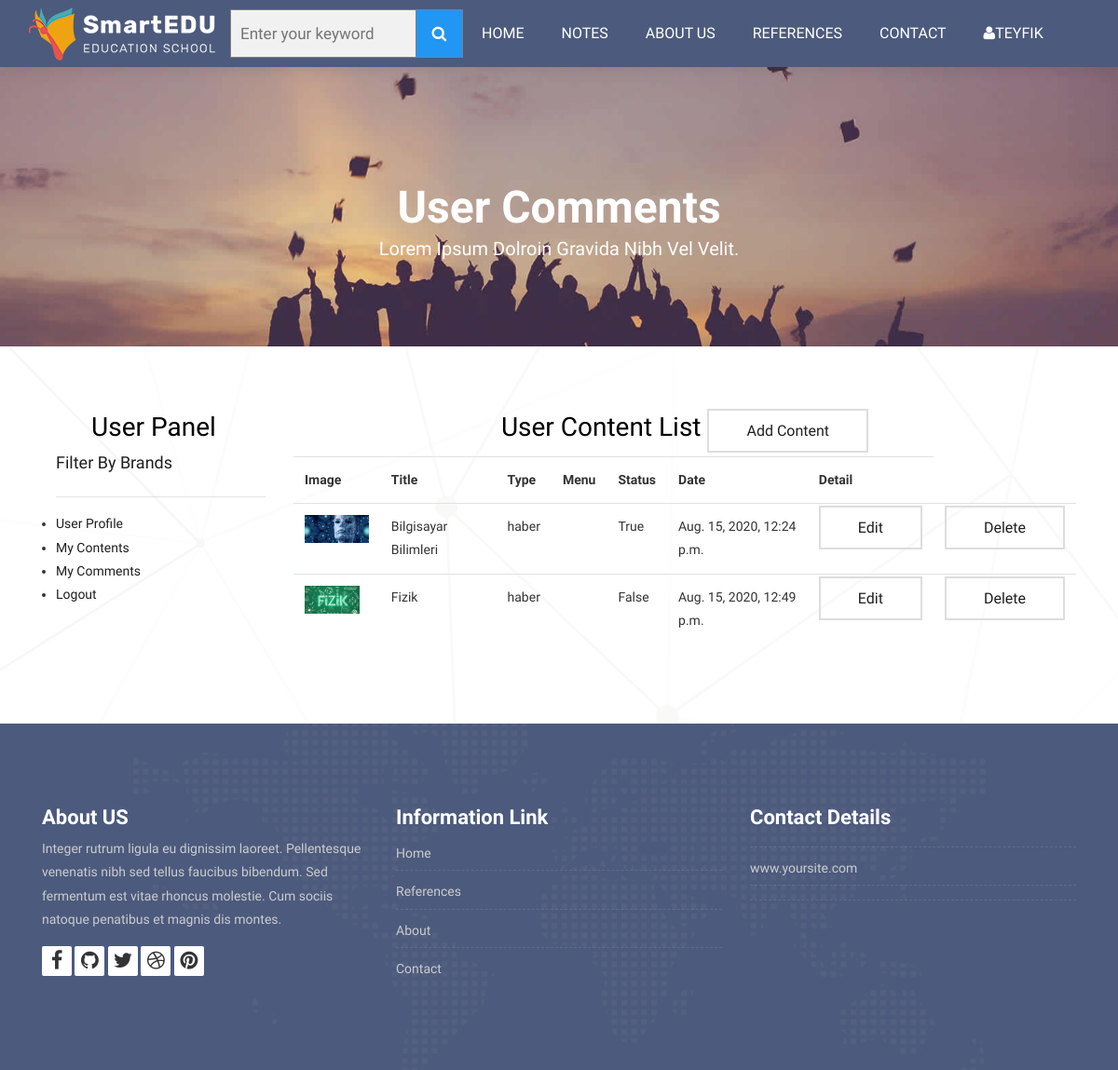
The app's page /user/contents/ (signed in), older data.
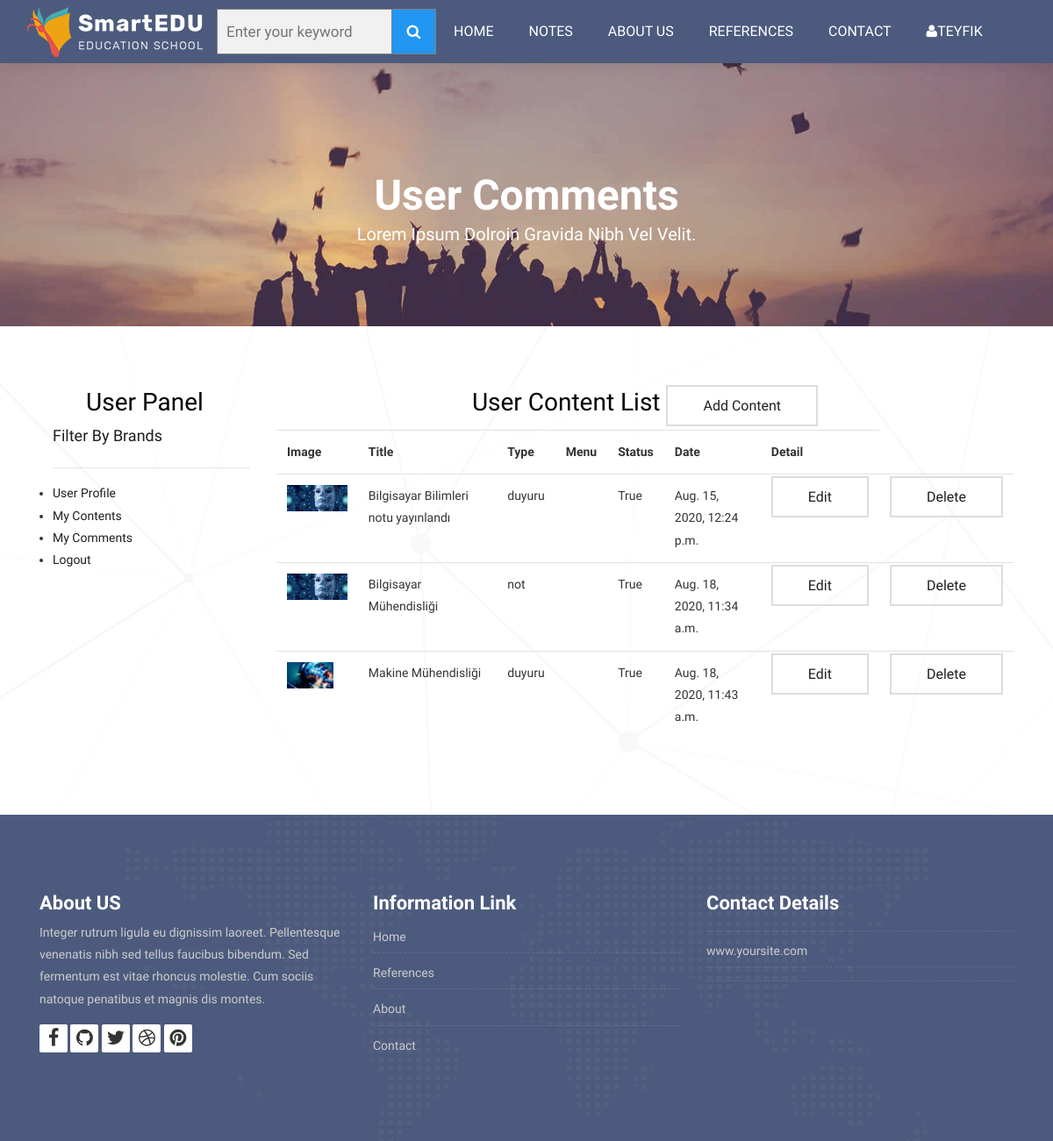
The same page, newer data.
### content/models.py (models this page shows, shortened)
class Content(models.Model):
    STATUS = (
        ('True', 'Evet'),
        ('False', 'Hayır'),
    )
    user=models.ForeignKey(User,on_delete=models.SET_NULL,null=True)
    type=models.CharField(max_length=10,choices=TYPE)
    title=models.CharField(max_length=150)
    keywords=models.CharField(blank=True,max_length=255)
    description=models.CharField(blank=True,max_length=255)
    image=models.ImageField(upload_to='images/')
    detail=RichTextUploadingField()
    slug=models.SlugField(null=False,unique=True)
    status=models.CharField(max_length=10,choices=STATUS)
    create_at=models.DateTimeField(auto_now_add=True)
    update_at=models.DateTimeField(auto_now=True)
    def image_tag(self):
        return mark_safe('<img src="{}" height="50"/>'.format(self.image.url))
    image_tag.short_description='Image'

### user/views.py (the view)
# urls.py: path('contents/',views.contents,name='contents'),
@login_required(login_url='/login')
def contents(request):
    category=Category.objects.all()
    menu=Menu.objects.all()
    current_user=request.user
    contents=Content.objects.filter(user_id=current_user.id)
    context={
        'category':category,
        'menu':menu,
        'contents':contents,
    }
    return render(request,'user_contents.html',context)

### user/templates/user_contents.html (shortened to what this page needs)
{% extends "homebase.html" %}
{% block content %}
<div class="all-title-box">
		<div class="container text-center">
			<h1>User Comments<span class="m_1">Lorem Ipsum dolroin gravida nibh vel velit.</span></h1>
		</div>
	</div>
<div id="contact" class="section wb">
        <div class="container">
            <div class="row">
                <div class="col-md-3">
                    <div class="container">
                        <div class="map-box">
                            <h2 class="title">User Panel</h2>
                        </div>
                        {% include "user_panel.html" %}
                    </div>
                </div>
				<div class="col-md-9">
					<div class="map-box">
                        <h2 class="title">User Content List <a class="btn-custom" href="/user/addcontent">Add Content</a> </h2>
<table class="table">
    <tr>
        <th class="text-left">Image</th>
        <th class="text-left">Title</th>
        <th class="text-left">Type</th>
        <th class="text-left">Menu</th>
        <th class="text-left">Status</th>
        <th class="text-left">Date</th>
        <th class="text-left">Detail</th>
    </tr>
    {% for rs in contents %}
    <tr>
        <td class="text-left">
            <a href="/content/{{ rs.id }}/slug">
            <img src="{{ rs.image.url }}" style="height: 30px" alt="">
            </a>
        </td>
        <td class="text-left">{{ rs.title }}</td>
        <td class="text-left">{{ rs.type }}</td>
        <td class="text-left">{{ rs.menu.title }}</td>
        <td class="text-left">{{ rs.status }}</td>
        <td class="text-left">{{ rs.create_at }}</td>
        <td class="text-left"><a class="btn-custom" href="/user/contentedit/{{ rs.id }}" >Edit</a></td>
        <td class="text-left"><a onclick="return confirm('Delete! Are you sure?')" class="btn-custom" href="/user/contentdelete/{{ rs.id }}">Delete</a></td>
    </tr>
{% endfor %}
</table>
					</div>
				</div>
            </div>
        </div>
    </div>
{% endblock %}

### home/templates/homebase.html (shortened to what this page needs)
<!DOCTYPE html>
<html lang="en">
<head>
    {% load static %}
    <link rel="stylesheet" href="{% static 'css/bootstrap.min.css'%}">
    <link rel="stylesheet" href="{% static 'style.css'%}">
    <link rel="stylesheet" href="{% static 'css/versions.css'%}">
    <link rel="stylesheet" href="{% static 'css/responsive.css'%}">
    <link rel="stylesheet" href="{% static 'css/slider.css'%}">
    <link rel="stylesheet" href="{% static 'css/tabs.css'%}">
   <link rel="stylesheet" href="{% static 'css/forms.css'%}">
    <link rel="stylesheet" href="{% static 'css/search.css'%}">
    <link rel="stylesheet" href="{% static 'css/custom.css'%}">
<link rel="stylesheet" href="https://ajax.googleapis.com/ajax/libs/jqueryui/1.11.4/themes/smoothness/jquery-ui.css">
</head>
<body>
{% include 'header.html' %}
{% block content %}{% endblock %}
{% include 'footer.html' %}
</body>
</html>

### home/templates/header.html (shortened to what this page needs)
{% load static %}
<div>
    <header class="top-navbar">
        <nav class="navbar navbar-expand-lg navbar-light bg-light">
            <div class="container-fluid">
                <a class="navbar-brand" aria-expanded="true" href="/">
                    <img src="{% static 'images/logo.png'%}" alt="" />
                </a>
                <div>
                    <form class="example" action="/search/" method="post" style="margin: auto;max-width:250px">
                        <input id="query" name="query" class="input search" type="text" placeholder="Enter your keyword">
                        <button type="submit"><i class="fa fa-search"></i></button>
                    </form>
                </div>
                <div class="collapse navbar-collapse" id="navbars-host">
                    <ul class="navbar-nav ml-auto">
                        <li class="nav-item"><a class="nav-link" href="/home">Home</a></li>
                        <li class="nav-item dropdown">
                            <a class="nav-link dropdown-toggle" href="#">Notes </a>
                                {% load mptt_tags %}
                        </li >
                        <li class="nav-item"><a class="nav-link" href="/about">About Us</a></li>
                        <li class="nav-item"><a class="nav-link" href="/references">References</a></li>
                        <li class="nav-item"><a class="nav-link" href="/contact">Contact</a></li>
                    </ul>
                    <ul class="nav navbar-nav navbar-collapse">
                        {% if user.id is not None %}
                            <li class="nav-item dropdown">
                               <a class="nav-link dropdown-toggle"> <i class="fa fa-user"></i>{{ user.first_name }} </a>
                            </li>
                        {% else %}
                            <li class="nav-item"> <a class="nav-link" href="/login/">Login </a></li>
                            <li class="nav-item"> <a class="nav-link" href="/signup/">Sign up</a></li>
                        {% endif %}
                    </ul>
                </div>
            </div>
        </nav>
    </header>
</div>

### user/templates/user_panel.html
<div class="table">
    <h3 class="title">Filter By Brands</h3>
    <hr>
    <ul class="list-group">
        <li><a href="/user">User Profile</a></li>
        <li><a href="/user/contents">My Contents</a></li>
        <li><a href="/user/comments">My Comments</a></li>
        <li><a href="/logout">Logout</a></li>
    </ul>
</div>

### home/templates/footer.html (shortened to what this page needs)
{% load static %}
<footer class="footer">
        <div class="container">
            <div class="row">
                <div class="col-lg-4 col-md-4 col-xs-12">
                    <div class="widget clearfix">
                        <div class="widget-title">
                            <h3>About US</h3>
                        </div>
                        <p> Integer rutrum ligula eu dignissim laoreet. Pellentesque venenatis nibh sed tellus faucibus bibendum. Sed fermentum est vitae rhoncus molestie. Cum sociis natoque penatibus et magnis dis montes.</p>
						<div class="footer-right">
							<ul class="footer-links-soi">
								<li><a href="#"><i class="fa fa-facebook"></i></a></li>
								<li><a href="#"><i class="fa fa-github"></i></a></li>
								<li><a href="#"><i class="fa fa-twitter"></i></a></li>
								<li><a href="#"><i class="fa fa-dribbble"></i></a></li>
								<li><a href="#"><i class="fa fa-pinterest"></i></a></li>
							</ul>
						</div>
                    </div>
                </div>
				<div class="col-lg-4 col-md-4 col-xs-12">
                    <div class="widget clearfix">
                        <div class="widget-title">
                            <h3>Information Link</h3>
                        </div>
                        <ul class="footer-links">
                            <li><a href="/">Home</a></li>
                            <li><a href="/references">References</a></li>
							<li><a href="/about">About</a></li>
							<li><a href="/contact">Contact</a></li>
                        </ul>
                    </div>
                </div>
                <div class="col-lg-4 col-md-4 col-xs-12">
                    <div class="widget clearfix">
                        <div class="widget-title">
                            <h3>Contact Details</h3>
                        </div>
                        <ul class="footer-links">
                            <li><a href="mailto:#">{{ setting.email }}</a></li>
                            <li><a href="#">www.yoursite.com</a></li>
                            <li>{{ setting.address }}</li>
                            <li>{{ setting.phone}}</li>
                        </ul>
                    </div>
                </div>
            </div>
        </div>
    </footer>

### home/static/css/slider.css (style rules this page uses)
* { box-sizing:border-box }

### home/static/css/tabs.css (style rules this page uses)
body { background:#fff; font-family: 'Arimo', sans-serif; }
h2 { color:#000; text-align:center; font-size:2em; }

### home/static/css/search.css (style rules this page uses)
* { box-sizing: border-box; }
form.example input[type=text] { padding: 10px; font-size: 17px; border: 1px solid grey; float: left; width: 80%; background: #f1f1f1; }
form.example button { float: left; width: 20%; padding: 10px; background: #2196F3; color: white; font-size: 17px; border: 1px solid grey; border-left: none; cursor: pointer; }
form.example::after { content: ""; clear: both; display: table; }

Row changes from the older to the newer data that the page shows:
removed Content: image (picture), title "Fizik", type "haber", status "False", create_at "Aug. 15, 2020, 12:49 p.m."
changed Content: title "Bilgisayar Bilimleri" → "Bilgisayar Bilimleri notu yayınlandı"; type "haber" → "duyuru"
added Content: image (picture), title "Bilgisayar Mühendisliği", type "not", status "True", create_at "Aug. 18, 2020, 11:34 a.m."
added Content: image (picture), title "Makine Mühendisliği", type "duyuru", status "True", create_at "Aug. 18, 2020, 11:43 a.m."
